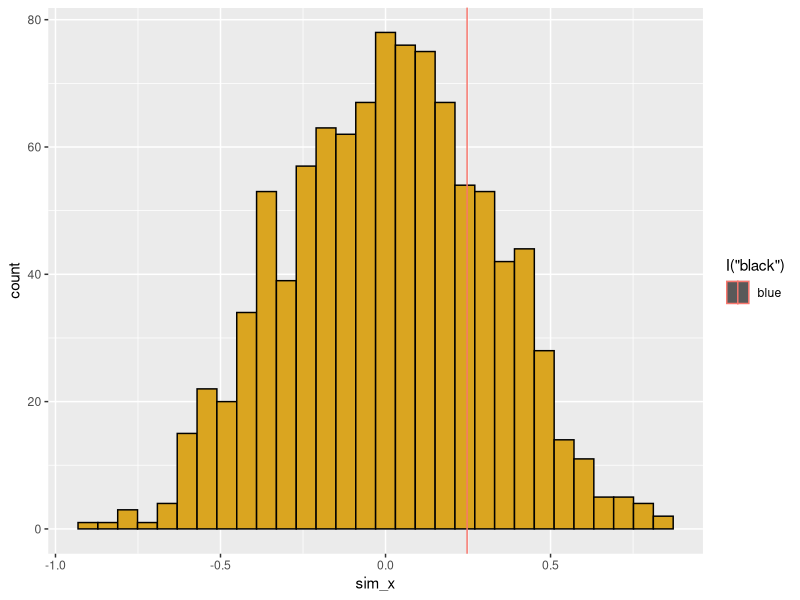

Recreate this plot in R.
# -------------------------------------------------------------------------------
# Randomization tests 
# 02 Apr 2020
# AAR
# -------------------------------------------------------------------------------
# 

# In a general statistical test, we make assumptions about our data (independence, 
# normality, equal sample sizes), and if assumptions are met we can use a regression
# design or an analysis of variance, and we get a p value.
# Statistical p is the probability of obtaining the observed results (or something
# more extreme) if the null hypothesis were true p(data|H0).
# Null hypothesis is a hypothesis of "no effect" - variation is caused by measured
# error or other unspecified (and less important) sources of variation. Its the 
# simplest explanation for the data and how we proceed in science by assuming at the 
# start that nothing is going on. 
# This is a fine framework for doing data analysis. The problem is that we have to 
# trust completely on the p value when using these parametric tests, but we do not 
# have much of an intuitive sense of that probability.

# Randomization tests will do the same things that standard parametric tests will do,
# but we can also apply them to a lot of other situations.

# Two advantages of randomization tests
# 1. it relaxes the assumptions of standard parametric tests (normality, balanced sample
# sizes, common variance). - can be more realistic for the data that we are working with
# 2. they give a more intuitive understanding of statistical probability


# Steps in randomization test -------------------------------------------------------

# 1. Define a metric X as a single number to represent a pattern that we are interested in

# 2. Calculate X(obs) - X observed is the metric for the empirical (= observed) data
# that we start with. - we are asking if this value is unusual or improbable under our H0

# 3. Randomize or reshuffle the data. Randomize in a way that would uncouple the 
# association between the observed data and their assignment to treatment groups. Ideally, 
# the randomization only affects the pattern of treatment effects in the data. Other aspects 
# of the data (such as sample sizes) are preserved in the randomization. i.e. some
# parts of the data are reshuffled and other parts are held constant. Simulate the 
# null hypothesis when randomizing the data. 

# The devil is in the details. There are lots of different ways that data can be randomized.
# Deciding on the randomization itself can be tricky. Randomization can be thought
# of a type of simple model that generates de results, often in a stochastic system.

# 4. For the single randomization, calculate X(sim) - If null hypothesis is true,
# then X(sim) is similar to X(obs). If null hypothesis is false, X(obs) is very 
# different from X(sim). 

# 5. Repeat steps 3 & 4 (simulating the data and comparing with the observed) many many
# times (typically n=1000). In each of these simulations, the X(obs) never changes,
# but X(sim) does. This will let us visualize as a histogram the distribution of
# X(sim); distribution of X values when the null hypothesis is true.

# 6. Estimate the tail probability of the observed metric (or something more extreme)
# given the null distribution (p(x(obs))|Ho)


# Preliminaries ---------------------------------------------------------------------

library(ggplot2)
install.packages("TeachingDemos")
library(TeachingDemos)

set.seed(100) # this helps get the exact same set of random values every time I run 
# a script. To change the random numbers I would have to change the number in the seed.

char2seed("espresso withdrawal") # provide any character string that I want and it
# will convert it to a seed

char2seed("espresso withdrawal", set=FALSE) # this will spit out my seed

Sys.time()
as.numeric(Sys.time()) # if I dont set the seed, the computer will use this as the
# seed, which is based on the date and time in my computer. That is why the random
# numbers will always be different every time I run the script.

# If I don't want to necessarily set the seed myself and let the system do it, but 
# then hold that value for future things, I can do the following:
my_seed <- as.numeric(Sys.time())
set.seed(my_seed)

# for this example, we will use the following as seed (so that we all have the same)
char2seed("espresso withdrawal")

# create treatment groups
trt_group <- c(rep("Control",4), rep("Treatment",5))
print(trt_group)

# create response variable
z <- c(runif(4) + 1, runif(5) + 10)
print(z)

# combine vectors into data frame
df <- data.frame(trt=trt_group, res=z)
print(df)

# look at the means in the two groups
obs <- tapply(df$res, df$trt, mean)
print(obs)

# create a simulated data set

# set up a new data frame
df_sim <- df
df_sim$res <- sample(df_sim$res) #this reshuffles/reorders the values, it doesn't change it
print(df_sim)

# look at means in the two groups of randomized (simuilated) data
sim <- tapply(df_sim$res, df_sim$trt, mean)
print(sim)



# build functions -------------------------------------------------------------------------

# -------------------------------------------------------------------------------
# FUNCTION: read_data
# description: read in (or generate) data set for analysis
# inputs: file name (or nothing, as in this demo)
# outputs: 3 column data frame of observed data (ID, x, y)
#################################################################################
read_data <- function(z = NULL) {
  if(is.null(z)) {
    x_obs <- 1:20
    y_obs <- x_obs + 10*rnorm(20)
    df <- data.frame(ID=seq_along(x_obs),
                     x_obs,
                     y_obs)
  }
  # df <- read.table(file=z,
  #                 header=TRUE,
  #                 stringsAsFactors=FALSE)
  return(df)

} # end of read_data
# -------------------------------------------------------------------------------
# read_data()


# -------------------------------------------------------------------------------
# FUNCTION: get_metric
# description: calculate metric for randomization test
# inputs: 2-column data frame for regression  
# outputs: regression slope
#################################################################################
get_metric <- function(z=NULL) {
  if(is.null(z)) {
    x_obs <- 1:20
    y_obs <- x_obs + 10*rnorm(20)
    z <- data.frame(ID=seq_along(x_obs),
                    x_obs,
                    y_obs)
  }
  
  #use a dot(.) to pass along the same temporary variable from 1 element to the next
  . <- lm(z[,3]~z[,2])
  . <- summary(.)
  . <- .$coefficients[2,1]
  slope <- .
  
  return(slope)

} # end of get_metric
# -------------------------------------------------------------------------------
# get_metric()

# -------------------------------------------------------------------------------
# FUNCTION: shuffle_data
# description: randomize the data for a regression analysis
# inputs: 3 column data frame (ID, x, y)
# outputs: 3 column data frame (ID, x, y)
#################################################################################
shuffle_data <- function(z=NULL) {
  if(is.null(z)) {
    x_obs <- 1:20
    y_obs <- x_obs + 10*rnorm(20)
    z <- data.frame(ID=seq_along(x_obs),
                    x_obs,
                    y_obs)
  }
  z[,3] <- sample(z[,3])
  return(z)

} # end of shuffle_data
# -------------------------------------------------------------------------------
# shuffle_data()

# -------------------------------------------------------------------------------
# FUNCTION: get_pval
# description: calculate p value from simulation
# inputs: list of observed metric and vector of simulated metrics
# outputs: lower and upper tail probability value
#################################################################################
get_pval <- function(z=NULL) {
  if(is.null(z)) {
    z <- list(rnorm(1),rnorm(1000)) 
  }
  p_lower <- mean(z[[2]] <= z[[1]])
  p_upper <- mean(z[[2]] >= z[[1]])
  
  
  return(c(pL=p_lower, pU=p_upper))

} # end of get_pval
# -------------------------------------------------------------------------------
# get_pval()

# -------------------------------------------------------------------------------
# FUNCTION: plot_ran_test
# description: create a ggplot of histogram of simulated values
# inputs: list of observed metric and vector of simulated metrics
# outputs: saved ggplot graph
#################################################################################
plot_ran_test <- function(z=NULL) {
  if(is.null(z)) {
    z <- list(rnorm(1),rnorm(1000))
  }
  df <- data.frame(ID=seq_along(z[[2]]), sim_x=z[[2]])
  p1 <- ggplot(data=df, mapping=aes(x=sim_x))
  p1 + geom_histogram(mapping=aes(fill=I("goldenrod"),
                                  color=I("black"))) +
    geom_vline(aes(xintercept=z[[1]], col="blue"))
  
} # end of plot_ran_test
# -------------------------------------------------------------------------------

# plot_ran_test()



# now let's actually do the randomization test using these functions --------------


n_sim <- 1000 # number of simulated data sets
x_sim <- rep(NA, n_sim) # set up empty vector for simulated slopes
df <- read_data() # get (fake) data
x_obs <- get_metric(df) # get slope of observed data

for (i in seq_len(n_sim)) {
  x_sim[i] <- get_metric(shuffle_data(df)) # run simulation
}

slopes <- list(x_obs, x_sim) 
get_pval(slopes)
plot_ran_test(slopes)


# Note: For any particular randomization test, we need to decide:
# 1. What is the metric that we're going to use
# 2. What is the procedure for shuffling or randomizing the data
